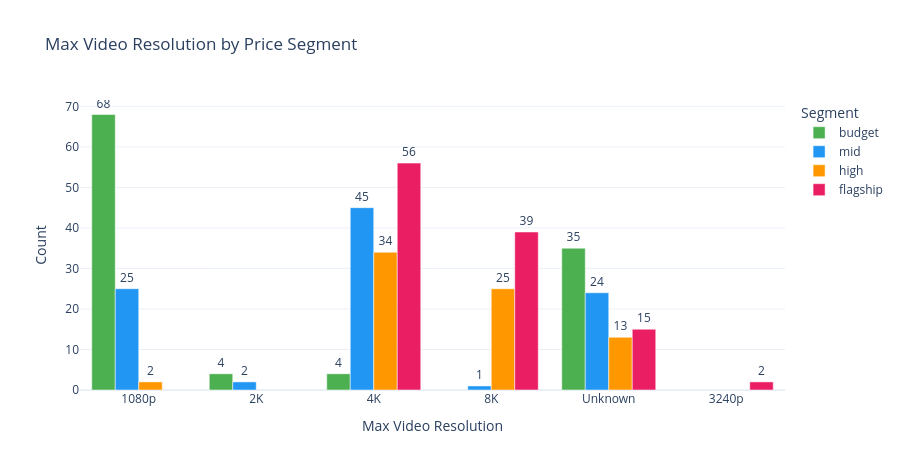

The code cell stored with this chart in its notebook:
### Code cell
# Plotly: grouped bar — which segment supports which max resolution?
video_seg = (
    smartphone_df
    .groupby(["max_video_resolution", "price_segment"])
    .size()
    .reset_index(name="count")
)

fig = px.bar(
    video_seg,
    x="max_video_resolution",
    y="count",
    color="price_segment",
    category_orders={
        "max_video_resolution": VIDEO_ORDER,
        "price_segment"       : SEGMENT_ORDER,
    },
    color_discrete_map=SEGMENT_COLORS,
    barmode="group",
    title="Max Video Resolution by Price Segment",
    labels={
        "max_video_resolution": "Max Video Resolution",
        "count"               : "Count",
        "price_segment"       : "Segment",
    },
    text="count",
)
fig.update_traces(textposition="outside")
fig.update_layout(height=470)
fig.show()

### Figure 1 — Plotly figure (JSON) as saved in the notebook; plotly's stock layout.template omitted (floating-point values rounded to 4 significant figures)
{"data": [{"alignmentgroup": "True", "hovertemplate": "Segment=budget<br>Max Video Resolution=%{x}<br>Count=%{text}<extra></extra>", "legendgroup": "budget", "marker": {"color": "#4CAF50", "pattern": {"shape": ""}}, "name": "budget", "offsetgroup": "budget", "orientation": "v", "showlegend": true, "text": [68, 4, 4, 35], "textposition": "outside", "type": "bar", "x": ["1080p", "2K", "4K", "Unknown"], "xaxis": "x", "y": [68, 4, 4, 35], "yaxis": "y"}, {"alignmentgroup": "True", "hovertemplate": "Segment=mid<br>Max Video Resolution=%{x}<br>Count=%{text}<extra></extra>", "legendgroup": "mid", "marker": {"color": "#2196F3", "pattern": {"shape": ""}}, "name": "mid", "offsetgroup": "mid", "orientation": "v", "showlegend": true, "text": [25, 2, 45, 1, 24], "textposition": "outside", "type": "bar", "x": ["1080p", "2K", "4K", "8K", "Unknown"], "xaxis": "x", "y": [25, 2, 45, 1, 24], "yaxis": "y"}, {"alignmentgroup": "True", "hovertemplate": "Segment=high<br>Max Video Resolution=%{x}<br>Count=%{text}<extra></extra>", "legendgroup": "high", "marker": {"color": "#FF9800", "pattern": {"shape": ""}}, "name": "high", "offsetgroup": "high", "orientation": "v", "showlegend": true, "text": [2, 34, 25, 13], "textposition": "outside", "type": "bar", "x": ["1080p", "4K", "8K", "Unknown"], "xaxis": "x", "y": [2, 34, 25, 13], "yaxis": "y"}, {"alignmentgroup": "True", "hovertemplate": "Segment=flagship<br>Max Video Resolution=%{x}<br>Count=%{text}<extra></extra>", "legendgroup": "flagship", "marker": {"color": "#E91E63", "pattern": {"shape": ""}}, "name": "flagship", "offsetgroup": "flagship", "orientation": "v", "showlegend": true, "text": [2, 56, 39, 15], "textposition": "outside", "type": "bar", "x": ["3240p", "4K", "8K", "Unknown"], "xaxis": "x", "y": [2, 56, 39, 15], "yaxis": "y"}], "layout": {"barmode": "group", "height": 470, "legend": {"title": {"text": "Segment"}, "tracegroupgap": 0}, "title": {"text": "Max Video Resolution by Price Segment"}, "xaxis": {"anchor": "y", "categoryarray": ["720p", "1080p", "2K", "4K", "8K"], "categoryorder": "array", "domain": [0, 1], "title": {"text": "Max Video Resolution"}}, "yaxis": {"anchor": "x", "domain": [0, 1], "title": {"text": "Count"}}}}
